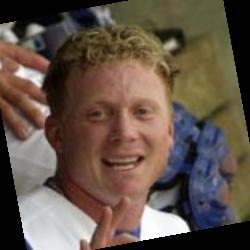
#> input picture Minggu5/dataset/lfw-deepfunneled/lfw-deepfunneled/Aaron_Guiel/Aaron_Guiel_0001.jpg, 250 x 250 px, found by its file name
$ jupyter execute faceDetection.ipynb
#> lines starting #> are read from the running program, lines starting #| are printed output that depends on the picture; after the words box and inside, x2 and y2 are one past the last pixel; in counts of white or black regions, pixels touching at a corner belong together
<a href="https://colab.research.google.com/github/Tirta2241720045/Machine_Learning/blob/main/Minggu13/faceDetection.ipynb" target="_parent"></a>

[cell 1]
from google.colab import drive
drive.mount('/content/drive')

[cell 2]
import cv2

[cell 3]
imagePath = "/content/drive/MyDrive/dataset/Minggu12ML/images/Aaron_Guiel_0001.jpg"

[cell 4]
img = cv2.imread(imagePath)
#> img is the input picture: shape (250, 250, 3); mean B, G, R 72.9, 84.1, 99.3

[cell 5]
img.shape
#> Out = (250, 250, 3)

[cell 6]
gray_image = cv2.cvtColor(img, cv2.COLOR_BGR2GRAY)
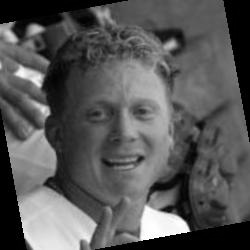
#> gray_image: shape (250, 250); min 0, max 255, mean 87.4

[cell 7]
gray_image.shape
#> Out = (250, 250)

[cell 8]
face_classifier = cv2.CascadeClassifier(
    cv2.data.haarcascades + "haarcascade_frontalface_default.xml"
)

[cell 9]
face = face_classifier.detectMultiScale(
    gray_image, scaleFactor=1.1, minNeighbors=5, minSize=(40, 40)
)
#> face = [[71, 70, 108, 108]]

[cell 10]
for (x, y, w, h) in face:
    cv2.rectangle(img, (x, y), (x + w, y + h), (0, 255, 0), 4)
#> this loop made 1 pass
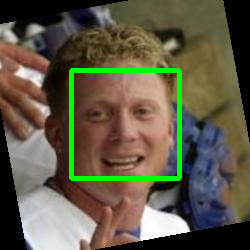
#> img: shape (250, 250, 3); 3.44% of pixels changed, all inside (x1, y1, x2, y2) = (69, 68, 182, 181)

[cell 11]
img_rgb = cv2.cvtColor(img, cv2.COLOR_BGR2RGB)

[cell 12]
import matplotlib.pyplot as plt

plt.figure(figsize=(10, 10))
plt.imshow(img_rgb)
plt.axis('off')
plt.show()

# Tugas

[cell 13]
import os
import cv2
import matplotlib.pyplot as plt

def detect_faces_and_eyes(image_path):
    """
    Fungsi untuk mendeteksi wajah dan mata pada gambar

    Parameters:
    - image_path (str): Path lengkap ke file gambar

    Returns:
    - numpy.ndarray: Gambar dengan deteksi wajah dan mata
    """
    if not os.path.exists(image_path):
        raise FileNotFoundError(f"Gambar tidak ditemukan: {image_path}")

    img = cv2.imread(image_path)
    if img is None:
        raise ValueError(f"Gagal membaca gambar dari: {image_path}")

    gray = cv2.cvtColor(img, cv2.COLOR_BGR2GRAY)

    # Load model Haar Cascade untuk deteksi
    face_cascade = cv2.CascadeClassifier(cv2.data.haarcascades + 'haarcascade_frontalface_default.xml')
    eye_cascade = cv2.CascadeClassifier(cv2.data.haarcascades + 'haarcascade_eye.xml')

    # Deteksi wajah
    faces = face_cascade.detectMultiScale(gray, scaleFactor=1.1, minNeighbors=5, minSize=(30, 30))
#> faces = [[71, 70, 108, 108]]

    for (x, y, w, h) in faces:
        cv2.rectangle(img, (x, y), (x + w, y + h), (0, 255, 0), 2)

        # Deteksi mata dalam area wajah
        roi_gray = gray[y:y+h, x:x+w]
        roi_color = img[y:y+h, x:x+w]
        eyes = eye_cascade.detectMultiScale(roi_gray, scaleFactor=1.1, minNeighbors=3, minSize=(20, 20))

        for (ex, ey, ew, eh) in eyes:
            cv2.rectangle(roi_color, (ex, ey), (ex + ew, ey + eh), (255, 0, 0), 2)
#> this loop made 1 pass
#> (x, y, w, h, eyes) on pass 1: (71, 70, 108, 108, [[56, 30, 25, 25], [14, 31, 27, 27], [44, 18, 44, 44]])
#> pass 1, in detect_faces_and_eyes, `roi_gray = gray[y:y+h, x:x+w]`:
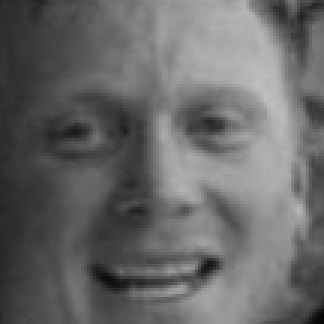
#> roi_gray: shape (108, 108) (shown 3 times larger); min 3, max 191, mean 103.9
#> pass 1, in detect_faces_and_eyes, `roi_color = img[y:y+h, x:x+w]`:
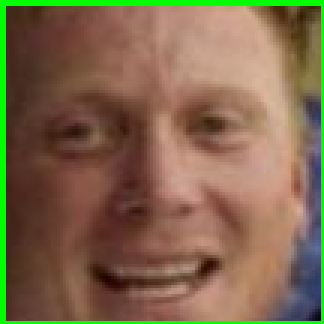
#> roi_color: shape (108, 108, 3) (shown 3 times larger); mean B, G, R 75.3, 104.5, 126.4
#> after the loop:
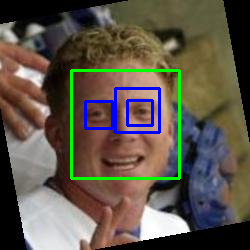
#> img: shape (250, 250, 3); 3.89% of pixels changed, all inside (x1, y1, x2, y2) = (70, 69, 181, 180)
#> after the loop:
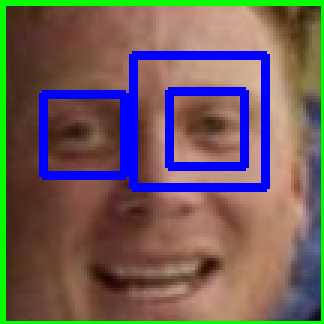
#> roi_color: shape (108, 108, 3) (shown 3 times larger); 9.77% of pixels changed, all inside (x1, y1, x2, y2) = (13, 17, 90, 64)

    return img

def display_image(image):
    """Fungsi untuk menampilkan gambar dengan matplotlib"""
    plt.figure(figsize=(12, 10))
    plt.imshow(cv2.cvtColor(image, cv2.COLOR_BGR2RGB))
    plt.axis('off')
    plt.title('Deteksi Wajah dan Mata')
    plt.tight_layout()
    plt.show()

if __name__ == "__main__":
    image_path = '/content/drive/MyDrive/dataset/Minggu12ML/images/Aaron_Guiel_0001.jpg'

    try:
        result_image = detect_faces_and_eyes(image_path)
        display_image(result_image)

    except Exception as e:
        print(f"Terjadi kesalahan: {e}")
